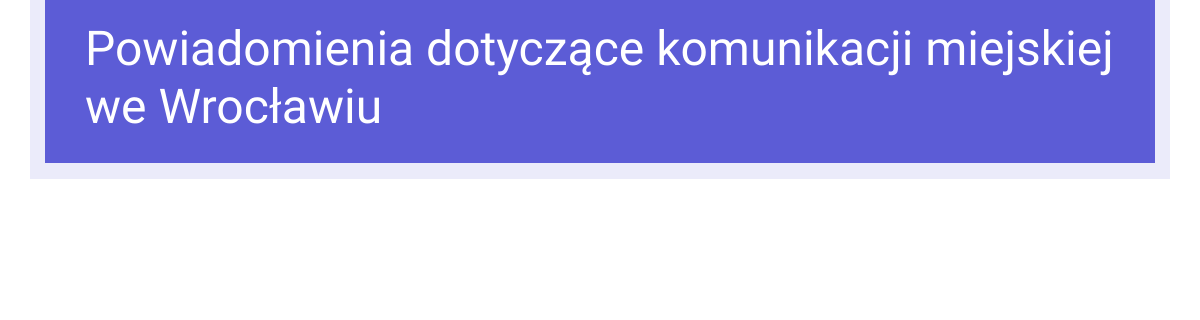
The app's page /, older data.
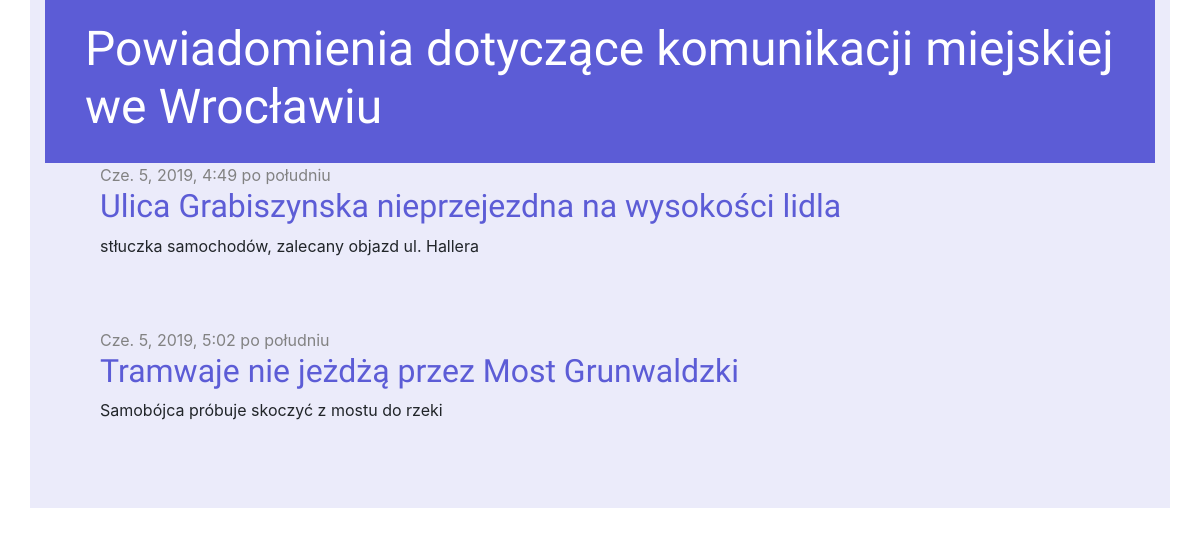
The same page, newer data.
### informant/models.py (models this page shows, shortened)
class Post(models.Model):
    author = models.ForeignKey('auth.User', on_delete=models.CASCADE)
    title = models.CharField(max_length=200)
    text = models.TextField()
    created_date = models.DateTimeField(
            default=timezone.now)
    published_date = models.DateTimeField(
            blank=True, null=True)

### informant/views.py (the view)
# urls.py: path('', views.post_list, name='post_list'),
def post_list(request):
    posts = Post.objects.filter(published_date__lte=timezone.now()).order_by('published_date')
    return render(request, 'informant/post_list.html', {'posts': posts})

### informant/templates/informant/post_list.html
{% extends 'informant/base.html' %}
{% block content %}
    {% for post in posts %}
        <div class="post">
            <div class="date">
                {{ post.published_date }}
            </div>
            <h2><a href="{% url 'post_detail' pk=post.pk %}">{{ post.title }}</a></h2>
            <p>{{ post.text|linebreaksbr }}</p>
        </div>
    {% endfor %}
{% endblock %}

Row changes from the older to the newer data that the page shows:
added Post: published_date "Cze. 5, 2019, 4:49 po południu", title "Ulica Grabiszynska nieprzejezdna na wysokości lidla", text "stłuczka samochodów, zalecany objazd ul. Hallera"
now on this page (row edited): Post: published_date "Cze. 5, 2019, 5:02 po południu", title "Tramwaje nie jeżdżą przez Most Grunwaldzki", text "Samobójca próbuje skoczyć z mostu do rzeki"
